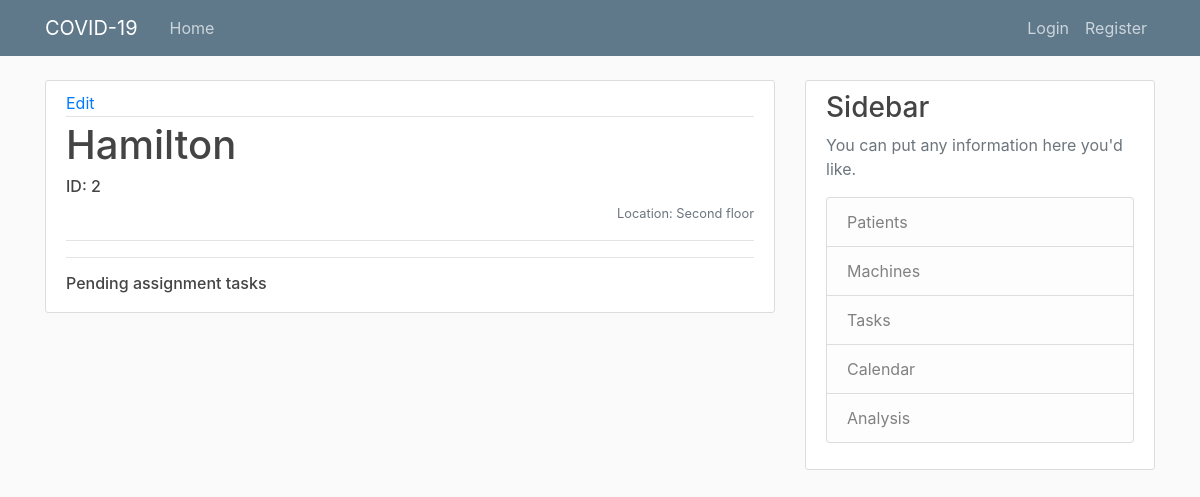
Page /manager/machine/2/ on the earlier database version.
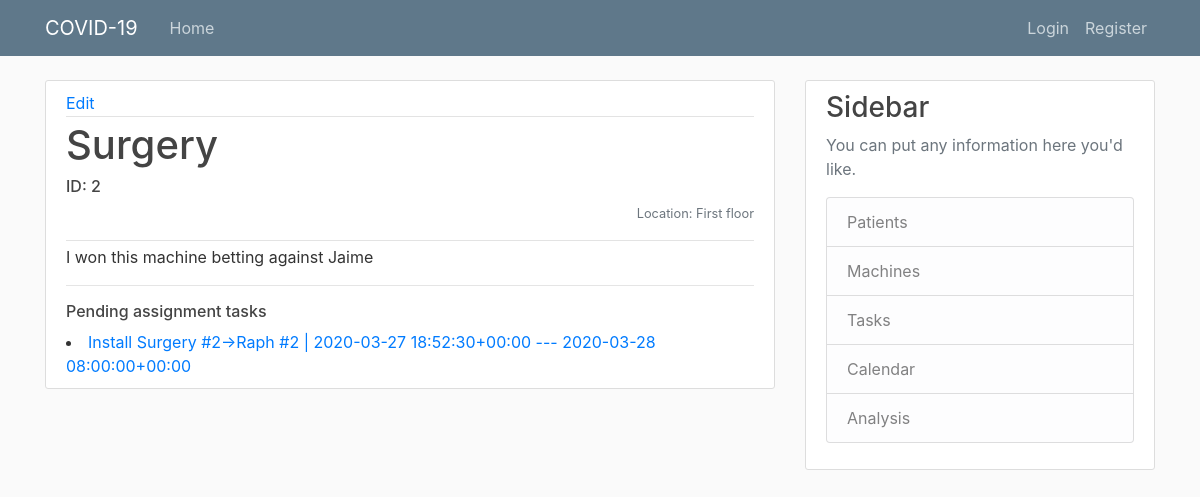
Same page on the later database version.
### manager/models.py (models this page shows, shortened)
class Machine(models.Model):
    model = models.ForeignKey(MachineType, on_delete=models.CASCADE)
    location = models.CharField(max_length=100)
    description = models.TextField(blank=True)
    patient_pk = models.IntegerField(default=0)
    def __str__(self):
    	return self.model.name + ' #' + str(self.pk)

class MachineType(models.Model):
    name = models.CharField(max_length=100)
    description = models.TextField(blank=True)
    def __str__(self):
    	return self.name

class AssignmetTask(models.Model):
    date = models.DateTimeField('Task by:', default=timezone.now)
    bool_completed = models.BooleanField(default=False)
    patient = models.ForeignKey(Patient, on_delete=models.CASCADE, related_name='machine_assignments')
    machine = models.ForeignKey(Machine, on_delete=models.CASCADE, related_name='machine_assignments')
    start_date = models.DateTimeField('initial date:', default=timezone.now)
    end_date = models.DateTimeField('end date:', default=timezone.now)
    bool_install = models.BooleanField('installed', default=False)
    def __str__(self):
    	return str(self.machine) + '->' + str(self.patient) + ' | ' + str(self.start_date) + ' --- ' + str(self.end_date)

class Patient(models.Model):
    name = models.CharField(max_length=100)
    SEVERITY = (
    	(0, 'Healed'),
        (1, 'Low'),
    	(2, 'Moderate'),
    	(3, 'Medium'),
    	(4, 'High'),
    	(5, 'Very High'),
    	(6, 'Dead'),
    )
    severity = models.IntegerField(default=1, choices=SEVERITY)
    admission_date = models.DateTimeField('Admission date: ', default=timezone.now)
    description = models.TextField(blank=True)
    machine_pk = models.IntegerField(default=0)
    history_severity_x = models.TextField(blank=True)
    history_severity_y = models.TextField(blank=True)
    history_machine_x = models.TextField(blank=True)
    history_machine_y = models.TextField(blank=True)
    def __str__(self):
    	return self.name + ' #' + str(self.pk)

### manager/views.py (the view)
# urls.py: path('machine/<int:pk>/', views.machine, name='machine'),
def machine(request, pk):
    try:
        machine = Machine.objects.get(pk=pk)
    except Machine.DoesNotExist:
        raise Http404("Machine not found")
    return render(request, 'machine.html', {'machine': machine, 'tasks': functions.get_assignment_tasks_machine(machine)})

### manager/functions.py (called while the page is built)
def get_assignment_tasks_machine(machine):
    return AssignmetTask.objects.filter(machine=machine).filter(bool_completed=False)

### manager/templates/machine.html
{% extends "base.html" %}
{% block content %}
	<article class="media content-section">
	  <div class="media-body">
			<div class="article-metadata">
				<a href="{% url 'machine-update' machine.pk %}">Edit</a>
			</div>
			<div class="article-metadata">
				<h1>{{ machine.model }}</h1>
				<small class="text-muted">
					<h6>ID: {{ machine.id }}</h6>
					<p align="right">Location: {{machine.location}}</p>
				</small>
			</div>
			<p class="article-content">{{ machine.description }}</p>
			<hr>
			<h6>Pending assignment tasks</h6>
			<div class="">
				{% for task in tasks %}
					{% if task.bool_install == 0 %}
						<li><a href="{% url 'assignment_task' task.pk %}">Install {{ task }}</a></li>
					{% else %}
						<li><a href="{% url 'assignment_task' task.pk %}">Remove {{ task }}</a></li>
					{% endif %}
				{% endfor %}
			</div>
	  </div>
	</article>
{% endblock content %}

Differences in the rows shown:
changed Machine id 2: model "Hamilton" → "Surgery"; location "Second floor" → "First floor"; description (not shown) → "I won this machine betting against Jaime"
now on this page (row edited): AssignmetTask: machine+patient+start_date "Surgery #2->Raph #2 | 2020-03-27 18:52:30+00:00 --- 2020-03-28 08:00:00+00:00"
